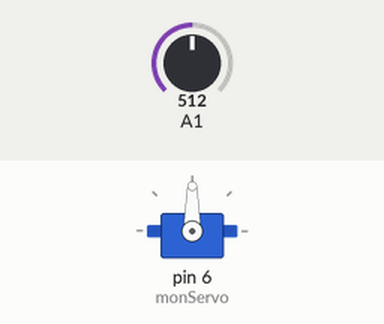
Simulated run of this sketch. Board: Arduino Uno, built with avr-gcc and run on an emulated ATmega328P. Parts: servo. The test bench sets the inputs (shaded band); at power-on: A1 = 512.

Above: at 1.2 s.
1.3 s: A1 set to 716
At 2.5 s:
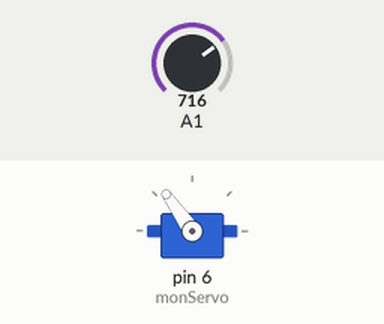
2.8 s: A1 set to 900
At 3.5 s:
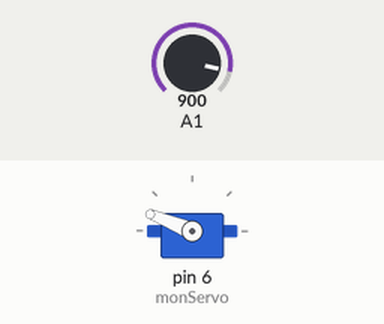
4.3 s: A1 set to 1023
At 4.9 s:
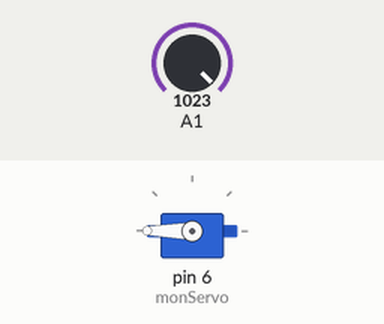
5.8 s: A1 set to 306
At 7.0 s:
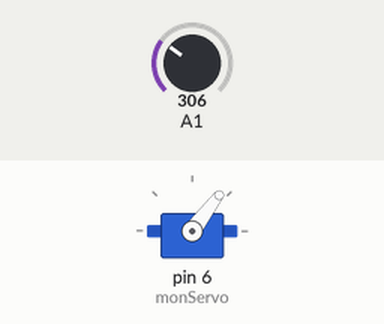
7.3 s: A1 set to 122
At 8.4 s:
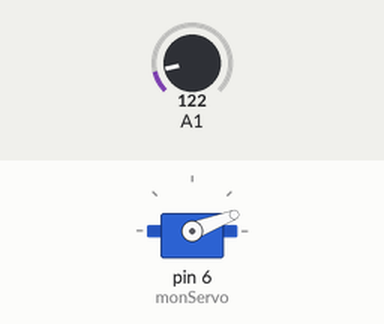
Timing chart, 0 to 9.8 s (numbered marks = the images above; inputs shaded):
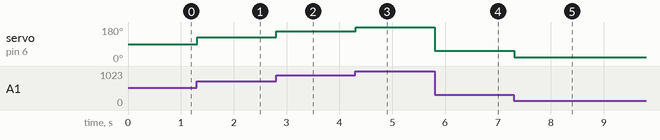

The sketch:

02_servo_potentiometre.ino
```cpp
// Séance 2 : piloter un servomoteur SG90 avec un potentiomètre
// Composants : potentiomètre sur A1, servomoteur sur la pin 6

#include <Servo.h>

Servo monServo;

void setup() {
  monServo.attach(6);
}

void loop() {
  int valeurPot = analogRead(A1);
  int angle = map(valeurPot, 0, 1023, 0, 180);  // 0-1023 -> 0-180°
  monServo.write(angle);
  delay(15);
}
```

Measured:
- after the input at 1.3 s, servo on pin 6 (monServo): 90° → 125° at once
- after the input at 2.8 s, servo on pin 6 (monServo): 125° → 158° at once
- after the input at 4.3 s, servo on pin 6 (monServo): 158° → 180° at once
- after the input at 5.8 s, servo on pin 6 (monServo): 180° → 53° at once
- after the input at 7.3 s, servo on pin 6 (monServo): 53° → 21° at once
